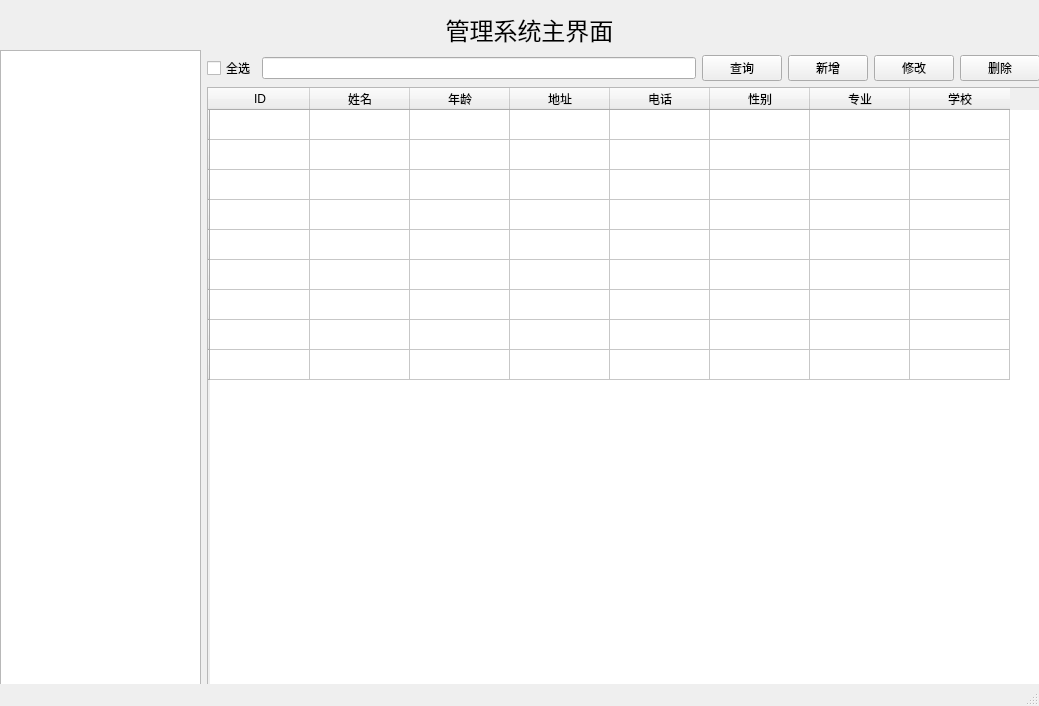
<?xml version="1.0" encoding="UTF-8"?>
<ui version="4.0">
 <class>MainWindow</class>
 <widget class="QMainWindow" name="MainWindow">
  <property name="geometry">
   <rect>
    <x>0</x>
    <y>0</y>
    <width>1039</width>
    <height>706</height>
   </rect>
  </property>
  <property name="windowTitle">
   <string>MainWindow</string>
  </property>
  <property name="styleSheet">
   <string notr="true">background-image: url(:/image/background.png);</string>
  </property>
  <widget class="QWidget" name="centralwidget">
   <widget class="QLabel" name="label">
    <property name="geometry">
     <rect>
      <x>9</x>
      <y>9</y>
      <width>1041</width>
      <height>41</height>
     </rect>
    </property>
    <property name="font">
     <font>
      <pointsize>18</pointsize>
     </font>
    </property>
    <property name="styleSheet">
     <string notr="true"/>
    </property>
    <property name="text">
     <string>管理系统主界面</string>
    </property>
    <property name="alignment">
     <set>Qt::AlignCenter</set>
    </property>
   </widget>
   <widget class="QTreeWidget" name="treeWidget">
    <property name="geometry">
     <rect>
      <x>0</x>
      <y>50</y>
      <width>201</width>
      <height>651</height>
     </rect>
    </property>
    <property name="font">
     <font>
      <pointsize>12</pointsize>
     </font>
    </property>
    <attribute name="headerVisible">
     <bool>false</bool>
    </attribute>
   </widget>
   <widget class="QStackedWidget" name="stackedWidget">
    <property name="geometry">
     <rect>
      <x>198</x>
      <y>46</y>
      <width>851</width>
      <height>651</height>
     </rect>
    </property>
    <widget class="QWidget" name="page">
     <layout class="QGridLayout" name="gridLayout">
      <item row="0" column="2">
       <widget class="QPushButton" name="pushButton">
        <property name="text">
         <string>查询</string>
        </property>
       </widget>
      </item>
      <item row="0" column="5">
       <widget class="QPushButton" name="pushButton_4">
        <property name="text">
         <string>删除</string>
        </property>
       </widget>
      </item>
      <item row="0" column="3">
       <widget class="QPushButton" name="pushButton_2">
        <property name="text">
         <string>新增</string>
        </property>
       </widget>
      </item>
      <item row="0" column="0">
       <widget class="QCheckBox" name="checkBox">
        <property name="text">
         <string>全选</string>
        </property>
       </widget>
      </item>
      <item row="0" column="1">
       <widget class="QLineEdit" name="lineEdit"/>
      </item>
      <item row="0" column="4">
       <widget class="QPushButton" name="pushButton_3">
        <property name="text">
         <string>修改</string>
        </property>
       </widget>
      </item>
      <item row="1" column="0" colspan="6">
       <widget class="QTableWidget" name="tableWidget">
        <row>
         <property name="text">
          <string/>
         </property>
        </row>
        <row>
         <property name="text">
          <string/>
         </property>
        </row>
        <row>
         <property name="text">
          <string/>
         </property>
        </row>
        <row>
         <property name="text">
          <string/>
         </property>
        </row>
        <row>
         <property name="text">
          <string/>
         </property>
        </row>
        <row>
         <property name="text">
          <string/>
         </property>
        </row>
        <row>
         <property name="text">
          <string/>
         </property>
        </row>
        <row>
         <property name="text">
          <string/>
         </property>
        </row>
        <row>
         <property name="text">
          <string/>
         </property>
        </row>
        <column>
         <property name="text">
          <string>ID</string>
         </property>
        </column>
        <column>
         <property name="text">
          <string>姓名</string>
         </property>
        </column>
        <column>
         <property name="text">
          <string>年龄</string>
         </property>
        </column>
        <column>
         <property name="text">
          <string>地址</string>
         </property>
        </column>
        <column>
         <property name="text">
          <string>电话</string>
         </property>
        </column>
        <column>
         <property name="text">
          <string>性别</string>
         </property>
        </column>
        <column>
         <property name="text">
          <string>专业</string>
         </property>
        </column>
        <column>
         <property name="text">
          <string>学校</string>
         </property>
        </column>
       </widget>
      </item>
     </layout>
    </widget>
    <widget class="QWidget" name="page_2"/>
   </widget>
  </widget>
  <widget class="QStatusBar" name="statusbar"/>
 </widget>
 <resources/>
 <connections/>
</ui>
